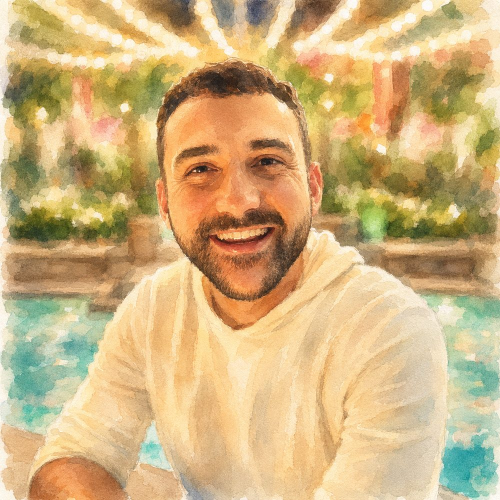
#> input picture assets/philip.jpg, 1000 x 1000 px (shown at 1/2 size)
$ python watercolorize.py ../assets/philip.jpg out.png
#> lines starting #> are read from the running program, lines starting #| are printed output that depends on the picture
#!/usr/bin/env python3
"""A classical watercolor filter, the offline fallback.

The engine performs a painting; it does not restyle your pixels. A raw photo
therefore paints like a photo. The demo portrait was made painterly with an
image model first (see the README), and that route gives the best results.
This script is the no-model alternative: edge-preserving smoothing to pool
the colors, darkened edges to stand in for pigment settling, and paper grain.
It is honest work and it looks like a filter. Temper expectations.

Usage:
  pip install pillow numpy
  python3 tools/watercolorize.py photo.jpg               # writes photo-watercolor.jpg
  python3 tools/watercolorize.py photo.jpg out.jpg
"""

import sys
from pathlib import Path

try:
    import numpy as np
    from PIL import Image, ImageFilter, ImageEnhance
except ImportError:
    sys.exit("needs pillow and numpy:  pip install pillow numpy")


def main() -> None:
    if len(sys.argv) not in (2, 3):
        sys.exit(__doc__)
    src = Path(sys.argv[1])
    out = Path(sys.argv[2]) if len(sys.argv) == 3 else src.with_name(src.stem + "-watercolor.jpg")

    img = Image.open(src).convert("RGB")
#> img is the input picture: PIL image 1000x1000 RGB; mean R, G, B 206.6, 177.6, 126.6
    side = 1200
    if max(img.size) > side:
        img.thumbnail((side, side), Image.LANCZOS)

    # pool the colors: repeated median filtering approximates the flat pools
    # a wash leaves, without pulling in an optimization library
    pooled = img
    for r in (5, 5, 3):
        pooled = pooled.filter(ImageFilter.MedianFilter(r))
    pooled = pooled.filter(ImageFilter.GaussianBlur(1.2))
    pooled = ImageEnhance.Color(pooled).enhance(1.15)
    pooled = ImageEnhance.Brightness(pooled).enhance(1.06)
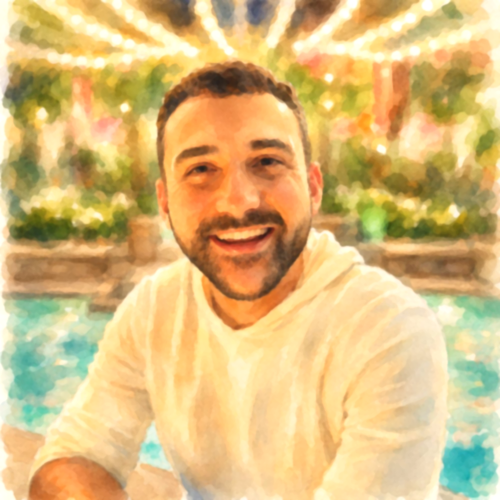
#> pooled: PIL image 1000x1000 RGB (shown at 1/2 size); mean R, G, B 218.6, 187, 124.7

    # pigment settles at the edges: darken where the image changes fastest
    edges = img.convert("L").filter(ImageFilter.FIND_EDGES).filter(ImageFilter.GaussianBlur(1.5))
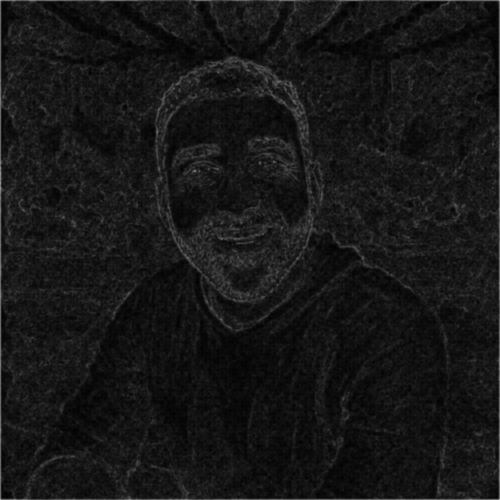
#> edges: PIL image 1000x1000 L (shown at 1/2 size); min 1, max 184, mean 22.5
    e = np.asarray(edges, dtype=np.float32) / 255.0
    e = np.clip(e * 1.8, 0, 1)[..., None]
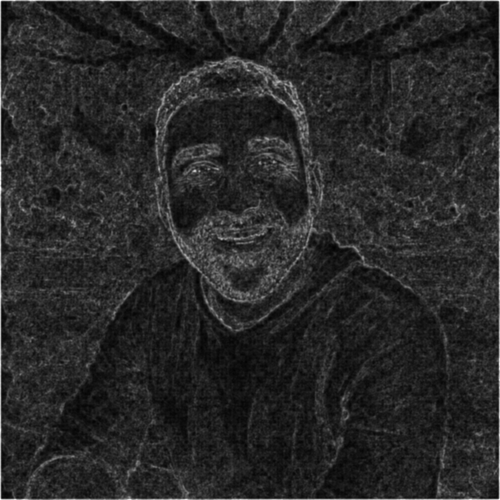
#> e: shape (1000, 1000, 1) float32 (shown at 1/2 size); min 0.00706, max 1, mean 0.159
    base = np.asarray(pooled, dtype=np.float32) / 255.0
    darkened = base * (1 - 0.35 * e)
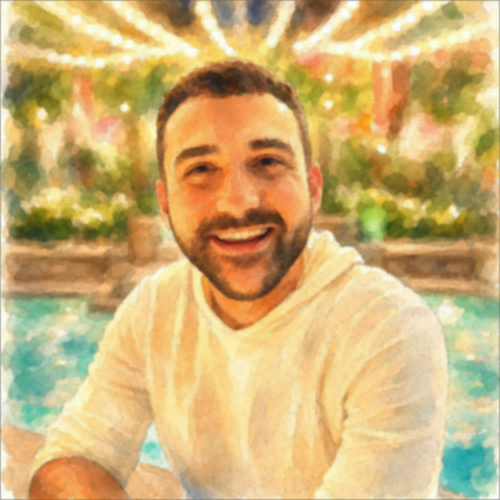
#> darkened: shape (1000, 1000, 3) float32 (shown at 1/2 size); mean R, G, B 0.811, 0.694, 0.463

    # cold-pressed paper: broad soft noise, multiplied in gently
    rng = np.random.default_rng(7)
    grain = rng.normal(0, 1, (base.shape[0] // 4, base.shape[1] // 4)).astype(np.float32)
    grain = np.asarray(
        Image.fromarray(((grain - grain.min()) / (grain.ptp() + 1e-6) * 255).astype(np.uint8))
        .resize((base.shape[1], base.shape[0]), Image.BILINEAR)
        .filter(ImageFilter.GaussianBlur(1.0)),
        dtype=np.float32,
    ) / 255.0
    paper = 0.96 + 0.08 * grain[..., None]
    result = np.clip(darkened * paper, 0, 1)

    Image.fromarray((result * 255).astype(np.uint8)).save(out, quality=90)
    print(f"wrote {out}")


if __name__ == "__main__":
    main()
